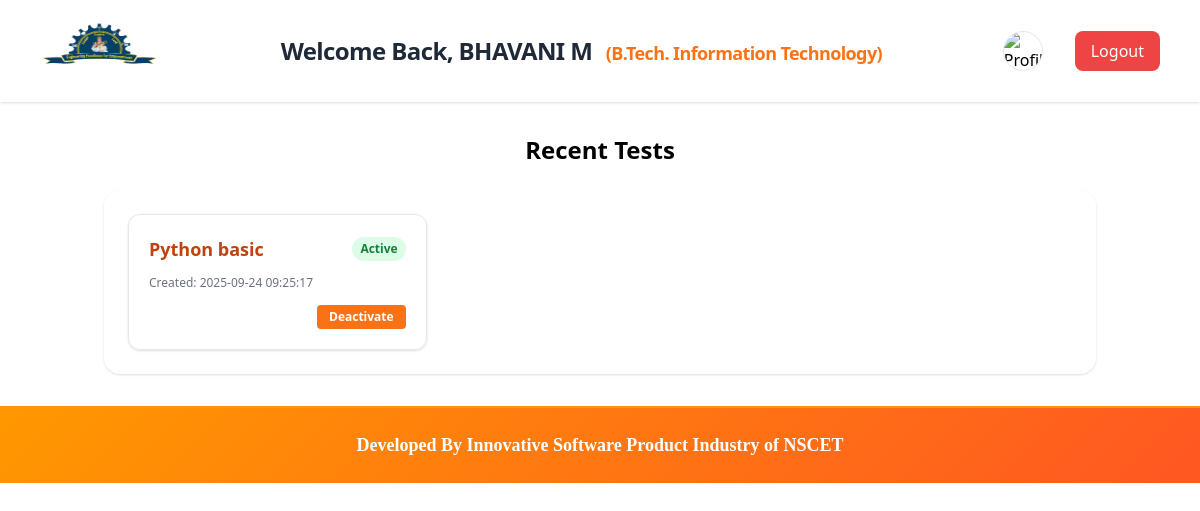
Page /faculty/recent-test.php (signed in) on the committed database.
### tables this page shows
CREATE TABLE `departments` (
  `id` int NOT NULL,
  `short_name` varchar(50) NOT NULL,
  `full_name` varchar(255) NOT NULL
);

CREATE TABLE `tests` (
  `test_id` int NOT NULL,
  `title` varchar(255) NOT NULL,
  `description` text,
  `subject` varchar(100) DEFAULT NULL,
  `added_by` int NOT NULL,
  `topic_id` int NOT NULL,
  `sub_topic_id` int NOT NULL,
  `num_questions` int DEFAULT '0',
  `department_id` int NOT NULL,
  `year` varchar(10) DEFAULT NULL,
  `date` date DEFAULT NULL,
  `time_slot` time DEFAULT NULL,
  `duration_minutes` int DEFAULT NULL,
  `created_at` timestamp NULL DEFAULT CURRENT_TIMESTAMP,
  `is_active` tinyint(1) DEFAULT '1'
);

### faculty/recent-test.php (the view, shortened to what this page needs)
<?php
include("../resource/session.php");
$stmt = $conn->prepare("SELECT test_id, title, is_active, created_at FROM tests WHERE added_by = ? ORDER BY created_at DESC");
$stmt->bind_param("i", $_SESSION['id']);
$stmt->execute();
$result = $stmt->get_result();
$tests = [];
while ($row = $result->fetch_assoc()) {
    $tests[] = $row;
}
?>
<!DOCTYPE html>
<html lang="en">
<head>
    <script src="https://cdn.tailwindcss.com"></script>
    <link rel="stylesheet" href="../assets/css/resource/style.css">
</head>
<body>
    <?php include('header.php'); ?>
    <main class="container mx-auto px-4 py-8">
        <h2 class="text-2xl font-bold mb-6 text-center">Recent Tests</h2>
        <div class="bg-white rounded-2xl shadow p-6">
            <div class="grid grid-cols-1 md:grid-cols-2 lg:grid-cols-3 gap-6">
                <?php foreach ($tests as $test): ?>
                    <div class="border rounded-xl p-5 flex flex-col gap-3 shadow hover:shadow-lg transition">
                        <div class="flex justify-between items-center">
                            <h3 class="font-bold text-lg text-orange-700 truncate" title="<?= htmlspecialchars($test['title']) ?>">
                                <?= htmlspecialchars($test['title']) ?>
                            </h3>
                            <span class="px-2 py-1 rounded-full text-xs font-semibold <?= $test['is_active'] ? 'bg-green-100 text-green-700' : 'bg-gray-200 text-gray-600' ?>">
                                <?= $test['is_active'] ? 'Active' : 'Inactive' ?>
                            </span>
                        </div>
                        <div class="text-xs text-gray-500">Created: <?= htmlspecialchars($test['created_at']) ?></div>
                        <div class="flex justify-end">
                            <form method="post" action="../backend/faculty/toggle_test_status.php" class="inline">
                                <button type="submit" class="px-3 py-1 rounded bg-orange-500 text-white text-xs font-semibold hover:bg-orange-600 transition">
                                    <?= $test['is_active'] ? 'Deactivate' : 'Activate' ?>
                                </button>
                            </form>
                        </div>
                    </div>
                <?php endforeach; ?>
            </div>
        </div>
    </main>
    <?php include('../resource/footer.php'); ?>
</body>
</html>

### faculty/header.php (shortened to what this page needs)
<header class="flex justify-between items-center bg-white shadow p-4 px-10">
  <div>
    <img src="http://localhost/CODING-QUIZ-APP/assets/img/logo/logo.png" alt="" style="width: 120px;height:70px;">
  </div>
<?php
  $dept_name = '';
  if (isset($_SESSION['department_id'])) {
    $dept_id = $_SESSION['department_id'];
    include_once '../resource/conn.php';
    $dept_query = mysqli_query($conn, "SELECT full_name FROM departments WHERE id = '" . intval($dept_id) . "'");
    if ($dept_query && mysqli_num_rows($dept_query) > 0) {
     $dept_row = mysqli_fetch_assoc($dept_query);
     $dept_name = $dept_row['full_name'];
    }
  }
?>
<h2 class="text-2xl font-bold text-gray-800 tracking-tight">
  Welcome Back, <?php echo $_SESSION['name']; ?> <span class="name-text"></span>
  <?php if ($dept_name) { echo "<span class='text-orange-500 text-lg font-semibold ml-2'>($dept_name)</span>"; } ?>
</h2>
  <div class="flex items-center space-x-4">
    <img src="../assets/images/avatar.pAnd the status Computer started started in. 400 and started. ng" alt="Profile" class="w-10 h-10 rounded-full border">
    <a href="../resource/logout.php">
      <button id="logout-btn" class="px-4 py-2 bg-red-500 hover:bg-red-600 text-white rounded-lg">Logout</button>
    </a>
  </div>
</header>

### rows in the picture
departments: full_name "B.Tech. Information Technology"
tests: title "Python basic", is_active "Active", created_at "2025-09-24 09:25:17"

### other values in the picture
$_SESSION['name'] "BHAVANI M"
